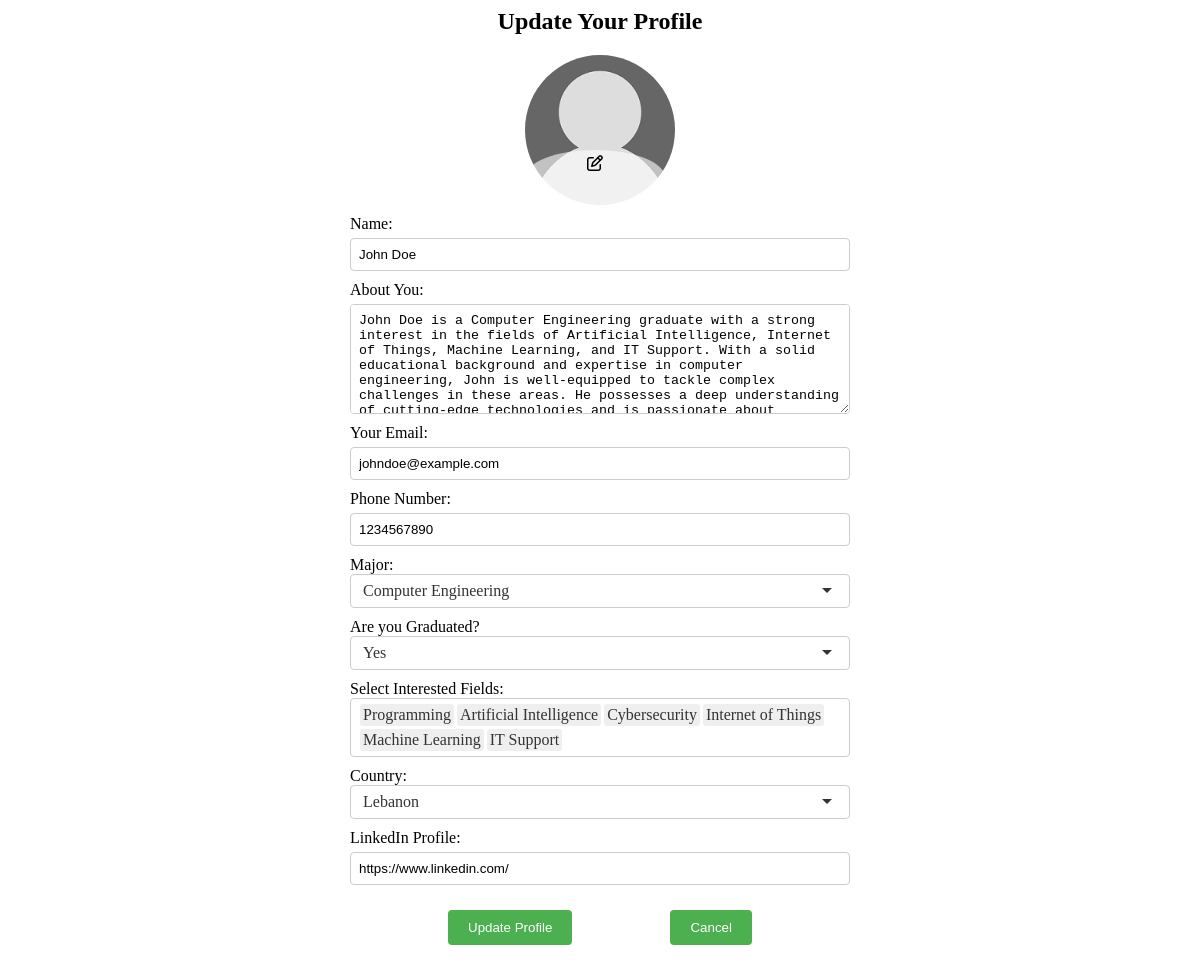
The page /individual/updateProfile.php (signed in) on the database as committed earlier.
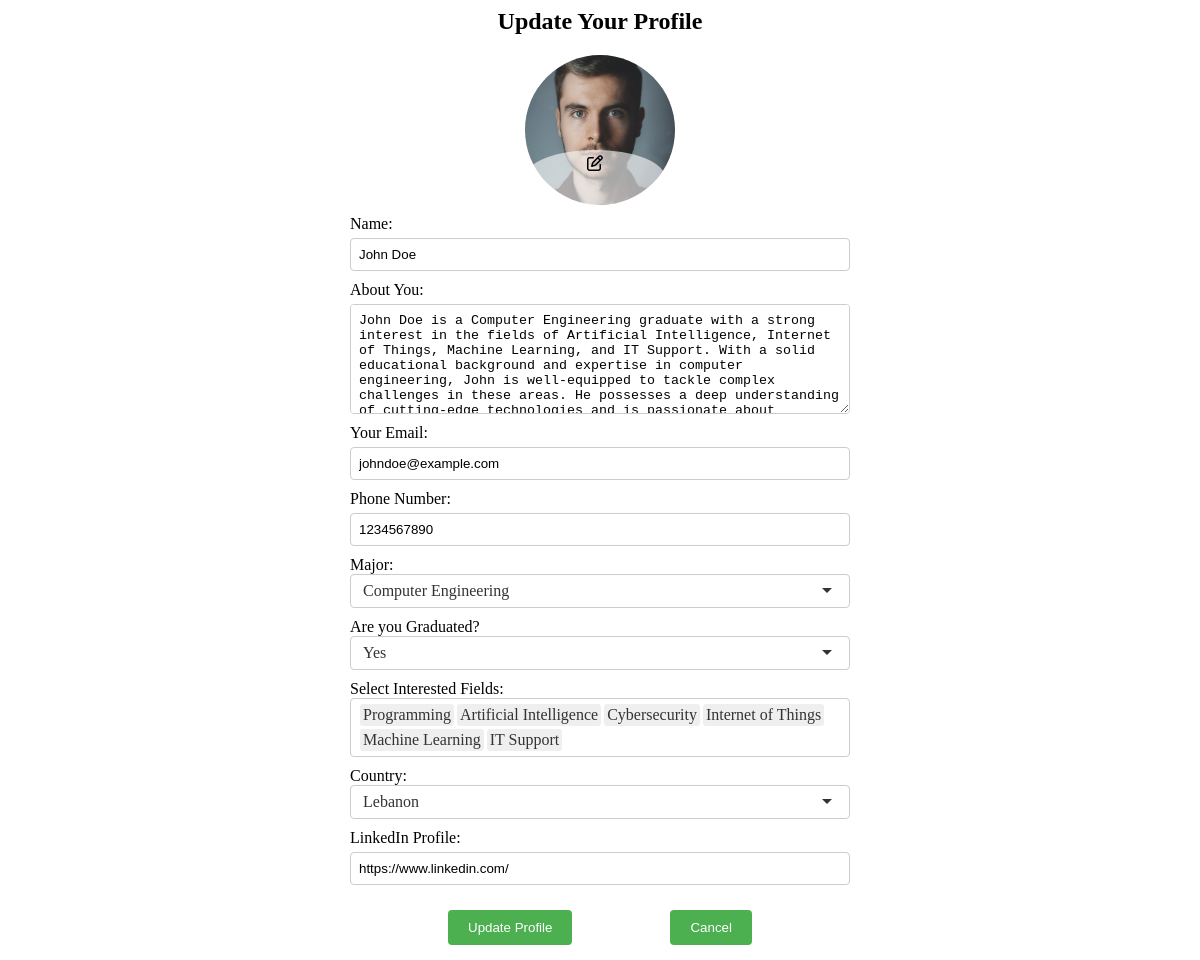
The same page on the database as committed later.
### tables this page shows
CREATE TABLE `individuals` (
  `individual_ID` int(11) NOT NULL,
  `individual_Name` varchar(50) NOT NULL,
  `individual_Password` varchar(50) NOT NULL,
  `individual_Email` varchar(50) NOT NULL,
  `individual_PhoneNumber` int(50) NOT NULL,
  `individual_Major` varchar(50) NOT NULL,
  `Is_Graduated` tinyint(1) NOT NULL,
  `individual_Country` varchar(50) NOT NULL,
  `individual_photo` text NOT NULL,
  `individual_Status` varchar(10) NOT NULL,
  `individual_JoinDate` date NOT NULL DEFAULT current_timestamp(),
  `individual_Linkedin` varchar(255) NOT NULL,
  `individual_About` text NOT NULL
);

### individual/updateProfile.php (the view, shortened to what this page needs)
<?php
include "../connection.php";
if(!isset($_SESSION['individual_ID'])){
    header('location:../userRegistration.php');
  }
else{
    $individual_ID = $_SESSION['individual_ID'];
    }
?>
<?php
    $sql="SELECT * FROM individuals WHERE individual_ID='$individual_ID' ";
    $result = mysqli_query($conn, $sql);
    $select_individual = mysqli_fetch_assoc($result);
    ?>
  <head>
  <link rel="stylesheet" href="../css/alert.css">
  <link rel="stylesheet" href="https://site-assets.fontawesome.com/releases/v6.4.0/css/all.css">
      <link rel="stylesheet" href="../js/selectize.bootstrap3.min.css" />
</head>
<form action="updateProfile.php" method="POST" enctype="../images/companies_images">
<h2 style="text-align: center;">Update Your Profile</h2>
<div class="profile-photo">
    <label for="profilePhoto" class="edit-icon">
      <i class="fa-regular fa-pen-to-square"></i>
    </label>
    <?php
    if ($select_individual['individual_photo']) {
      echo'
        <img id="preview" src="../images/individuals_images/'. $select_individual['individual_photo'] .'" alt="Profile Photo">
      ';
    }
    else{
      echo'
        <img id="preview" src="../images/individuals_images/default_Image.png" alt="Profile Photo">
      ';
    }
    ?>
</div>
  <label for="individualName">Name:</label>
  <input type="text" id="individualName" name="individualName" value="<?= $select_individual['individual_Name']; ?>" required>
  <label for="aboutIndividual">About You:</label>
  <textarea id="aboutIndividual" name="aboutIndividual" rows="4" required style="resize:vertical;   min-height: 110px;"><?= $select_individual['individual_About']; ?></textarea>
  <label for="contactPersonEmail">Your Email:</label>
  <input type="email" id="contactPersonEmail" name="IndividualEmail" required value="<?= $select_individual['individual_Email']; ?>" >
  <label for="IndividualPhoneNumber">Phone Number:</label>
  <input type="tel" id="contactPersonPhone" name="IndividualPhoneNumber" required value="<?= $select_individual['individual_PhoneNumber']; ?>" >
<label for="StudentMajor">Major:</label>
<label for="IndividualGraduated">Are you Graduated?</label>
  <label for="interestedFields">Select Interested Fields:</label>
  <label for="IndividualCountry">Country:</label>
  <label for="linkedinProfile">LinkedIn Profile:</label>
  <input type="url" id="linkedinProfile" name="linkedinProfile" value="<?= $select_individual['individual_Linkedin']; ?>" >
  <br>
  <div style="display: flex;     justify-content: space-evenly;     align-items: center;     flex-wrap: wrap;       margin: 3% 0;     width: 100%;">
      <button type="submit" name="submit">Update Profile</button>
      <button type="button" onclick="window.location.href=document.referrer;">Cancel</button>
    </form>

Rows that differ between the two databases and show on the page:
changed individuals "John Doe": individual_photo: picture added
